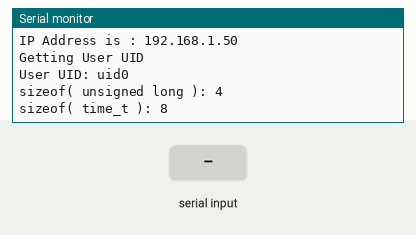
This sketch was run on a simulated ESP8266 (NodeMCU). On the bench: the last lines printed to the serial monitor. The test bench sets the inputs (shaded band). WiFi joins after 1.5 s; servers stay silent unless stated; network time is answered at once with the bench clock; the local clock reads 2024-03-15 10:24:30 at power-on unless the sketch sets it.

Above: at 3.7 s.
3.8 s: "1\n" received over the second serial link
At 4.5 s:
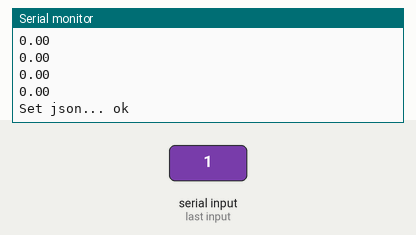
5.3 s: "1,90\n" received over the second serial link
At 5.43 s:
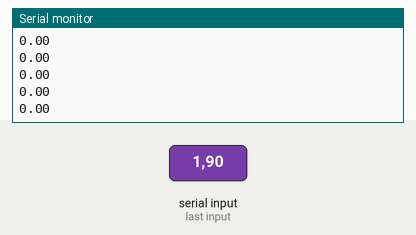

The sketch:

ESPMain.ino
```cpp
#include <SoftwareSerial.h>
#include <Wire.h>

SoftwareSerial NodeMCU(D1, D2);

char c;
String dataIn;
float sensordata[6];
int i=0;

const int ledPin = 13;


void setup()
  {
  Serial.begin(57600);
  NodeMCU.begin(9600); // Set the baud rate to match the Arduino Uno
  setupWIFI();
  timeSetup();
  }

void loop()
{ // Read data from Arduino Uno and print to serial monitor
  checkConnection();
  while (NodeMCU.available() > 0)
  {
    c = NodeMCU.read();
    if(c == '\n') {break;}
    else          {dataIn += c;}
  }

  if(c == '\n')
  {
    String time = getTime("time");
    String date = getTime("date");
    splitData(dataIn,"/",sensordata, 6);
    // Display the array elements
    if (sensordata[0] == 1){
      Serial.println("Data Received: ");
      Serial.println(date + ", " + time);
      for (int i = 1; i < 6; i++) {
        Serial.println(sensordata[i]);
      }
      sendData(sensordata, time, date);
      Serial.println("\n");
    }
    c=0;
    dataIn ="";
  }
  //delay(3000);
}
```

SetupWIFI.ino
```cpp
#include <Arduino.h>
#include <ESP8266WiFi.h>
#include <FirebaseESP8266.h>
// Provide the token generation process info.
#include "addons/TokenHelper.h"

#define DATABASE_URL "aquacare-7ab95-default-rtdb.asia-southeast1.firebasedatabase.app"
//Your Firebase Project URL goes here without "http:" , "\" and "/"
#define DATABASE_SECRET "4qnDsWff5MFsIjjezohgHhTgFIS69OCQFUWJ7otq"
#define API_KEY "AIzaSyDPU0D-U3j6yBHpWee2oczq_yf27D2LSKM"
//Your Firebase Database Secret goes here
#define WIFI_SSID "isaingaranku123"
//WiFi SSID to which you want NodeMCU to connect
#define WIFI_PASSWORD "joshua123"
//Password of your wifi network
// Insert Authorized Email and Corresponding Password
#define USER_EMAIL "joshua.adampin@gmail.com"
#define USER_PASSWORD "12345678"

// Define Firebase objects
FirebaseData fbdo;
FirebaseAuth auth;
FirebaseConfig config;

// Variable to save USER UID
String uid;

// Database main path (to be updated in setup with the user UID)
String databasePath;
String realtime;
String realtimePath;
// Database child nodes
String tempPath = "/Temperature(C)";
String salPath = "/Salinity(PSU)";
String turbPath = "/Turbidity(NTU)";
String phPath = "/pH";
String lightPath = "/LightIntensity(LUX)";
String timePath = "/date";
String datePath = "/time";

// Parent Node (to be updated in every loop)
String parentPath;

FirebaseJson json;
FirebaseJson json2;

void setupWIFI()
{
  Serial.println("Connecting to ");
  Serial.println(WIFI_SSID);

  WiFi.begin(WIFI_SSID, WIFI_PASSWORD);
  checkConnection();
  Serial.println("");
  Serial.println("WiFi connected");
  Serial.print("IP Address is : ");
  Serial.println(WiFi.localIP());//print local IP address
  // Assign the api key (required)
  config.api_key = API_KEY;

  // Assign the user sign in credentials
  auth.user.email = USER_EMAIL;
  auth.user.password = USER_PASSWORD;

  // Assign the RTDB URL (required)
  config.database_url = DATABASE_URL;

  Firebase.reconnectWiFi(true);
  fbdo.setResponseSize(4096);

  // Assign the callback function for the long running token generation task */
  config.token_status_callback = tokenStatusCallback; //see addons/TokenHelper.h

  // Assign the maximum retry of token generation
  config.max_token_generation_retry = 5;

  // Initialize the library with the Firebase authen and config
  Firebase.begin(&config, &auth);

  // Getting the user UID might take a few seconds
  Serial.println("Getting User UID");
  while ((auth.token.uid) == "") {
    Serial.print('.');
    delay(1000);
  }
  // Print user UID
  uid = auth.token.uid.c_str();
  Serial.print("User UID: ");
  Serial.println(uid);

  // Update database path
  databasePath = "/System/System1";
  delay(1000);
}

void checkConnection(){
  while (WiFi.status() != WL_CONNECTED)
    {
      delay(500);
      Serial.print(".");
    }
}

void sendData(float sensorData[6], String time, String date)
{
  // Send new readings to database
  if (Firebase.ready())
  {
    realtime = "/RSystem/System1";
    //realtimePath = realtime + "/System1/" + time + ", " + date;
    int i = 0;
    parentPath = databasePath + "/" + time + ", " + date;
    json.set(tempPath.c_str(), sensorData[1]);
    json.set(salPath.c_str(), sensorData[2]);
    json.set(turbPath.c_str(), sensorData[3]);
    json.set(phPath.c_str(), sensorData[4]);
    json.set(lightPath.c_str(), sensorData[5]);
    json.set(datePath.c_str(), date);
    json.set(timePath.c_str(), time);
    json2.set("System1", time + ", " + date);
    json2.set("System2", time + ", " + date);
    json2.set("System3", time + ", " + date);
    json2.set("System4", time + ", " + date);
    if (i == 60) {
      Serial.printf("Set json... %s\n", Firebase.setJSON(fbdo, parentPath.c_str(), json) ? "ok" : fbdo.errorReason().c_str());
      i = 0;
    }
    else {
      //Serial.printf("Set json... %s\n", Firebase.setJSON(fbdo, realtime, json2) ? "ok" : fbdo.errorReason().c_str());
      Serial.printf("Set json... %s\n", Firebase.setJSON(fbdo, realtime.c_str(), json) ? "ok" : fbdo.errorReason().c_str());
      i++;
    }
  }
}
```

SplitData.ino
```cpp
#include <Arduino.h>
#include <vector>

void splitData(const String& dataIn, const String& delimiter, float sensordata[], int maxSize) {
    int startIndex = 0;
    int endIndex = dataIn.indexOf(delimiter);
    int count = 0;

    while (endIndex != -1 && count < maxSize) {
        String token = dataIn.substring(startIndex, endIndex);
        sensordata[count++] = token.toFloat(); // Convert string to float and add to the array
        startIndex = endIndex + delimiter.length();
        endIndex = dataIn.indexOf(delimiter, startIndex);
    }

    // Add the last token after the last delimiter
    if (startIndex < dataIn.length() && count < maxSize) {
        sensordata[count++] = dataIn.substring(startIndex).toFloat(); // Convert string to float and add to the array
    }
}
```

Time.ino
```cpp
#include <WiFiUdp.h>
#include <NTPClient.h>

// Define NTP Client to get time
WiFiUDP ntpUDP;
NTPClient timeClient(ntpUDP, "pool.ntp.org");

//Week Days
String weekDays[7]={"Sunday", "Monday", "Tuesday", "Wednesday", "Thursday", "Friday", "Saturday"};

//Month names
String months[12]={"January", "February", "March", "April", "May", "June", "July", "August", "September", "October", "November", "December"};

int GMT = 8;
int offset = 3600*GMT;

void timeSetup()
{
  Serial.begin(57600);
  Serial.println() ;
  Serial.println() ;
  Serial.println() ;

  char buf[ 80 ] ;

  sprintf( buf, "sizeof( unsigned long ): %d \n", sizeof( unsigned long ) ) ;
  Serial.print(buf) ;
  sprintf( buf, "sizeof( time_t ): %d \n", sizeof( time_t ) ) ;
  Serial.print(buf) ;

  timeClient.setTimeOffset(offset);
}

String getTime(String type){
  time_t epochTime = timeClient.getEpochTime();
  timeClient.update();
  String formattedTime = timeClient.getFormattedTime();
  struct tm *ptm = gmtime ((time_t *)&epochTime);
  int monthDay = ptm->tm_mday;
  int currentMonth = ptm->tm_mon + 1;
  String currentMonthName = months[currentMonth - 1];
  int currentYear = ptm->tm_year + 1900;
  //Print complete date:
  String currentDate = (String) currentYear + "-" + (String) currentMonth + "-" + (String) monthDay;

  if (type == "time"){
    return currentDate;
  }
  else if (type == "date"){
    return formattedTime;
  }
  else {return "null";}
}
  
```

Measured:
- after the input at 3.8 s, the serial monitor: prints a new line at once (image 1)
- after the input at 5.3 s, the serial monitor: prints a new line at once (image 2)
